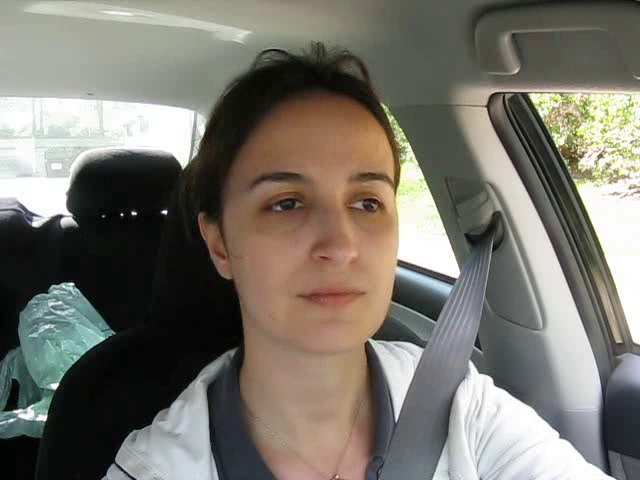
#> input picture DriverDrowsinessDetector/1318.jpg, 640 x 480 px, given in place of no_yawn_1.jpg, which was not available
$ python crop_func_2.py
#> lines starting #> are read from the running program, lines starting #| are printed output that depends on the picture; long printed decimals are rounded; pictures that were not available may be replaced by others from this repository, and a replacement may not be noted
import cv2
import argparse
import os
from PIL import Image
import matplotlib.pyplot as plt
from matplotlib import pyplot
import numpy as np

# vidcap = cv2.VideoCapture('raw_data/1-FemaleNoGlasses.avi')


# Function to convert RGB Image to GrayScale
def convertImageToGray(path):
    image = cv2.imread(path)
    gray = cv2.cvtColor(image, cv2.COLOR_BGR2GRAY)
    return cv2.imwrite(path, image)

def face_coordinates(path):

    ds_factor = 0.5
    face = cv2.CascadeClassifier(cv2.data.haarcascades + 'haarcascade_frontalface_alt.xml')
    mouth_cascade = cv2.CascadeClassifier(cv2.data.haarcascades + 'haarcascade_smile.xml')

    if face.empty():
        raise IOError('Unable to load the face cascade classifier xml file')
    image = cv2.imread(path)
    gray = cv2.cvtColor(image, cv2.COLOR_BGR2GRAY)
    face_rects = face.detectMultiScale3(gray, minSize=(90,45), minNeighbors=14, outputRejectLevels=True)
    print(face_rects, '  this is face recs')
    return face_rects[0][0]

def mouth_coordinates(path):

    ds_factor = 0.5

    mouth_cascade = cv2.CascadeClassifier(cv2.data.haarcascades + 'haarcascade_smile.xml')

    if mouth_cascade.empty():
        raise IOError('Unable to load the mouth cascade classifier xml file')
    image = cv2.imread(path)
    gray = cv2.cvtColor(image, cv2.COLOR_BGR2GRAY)
    mouth_rects = mouth_cascade.detectMultiScale3(gray, minSize=(90,45), minNeighbors=14, outputRejectLevels=True)

    return mouth_rects[0][0]

def crop_face(path, output):
    img = cv2.imread(path)
#> img is the input picture: shape (480, 640, 3); mean B, G, R 108.1, 116.9, 120.8
    print(face_coordinates(path))
#> in face_coordinates, `gray = cv2.cvtColor(image, cv2.COLOR_BGR2GRAY)`:
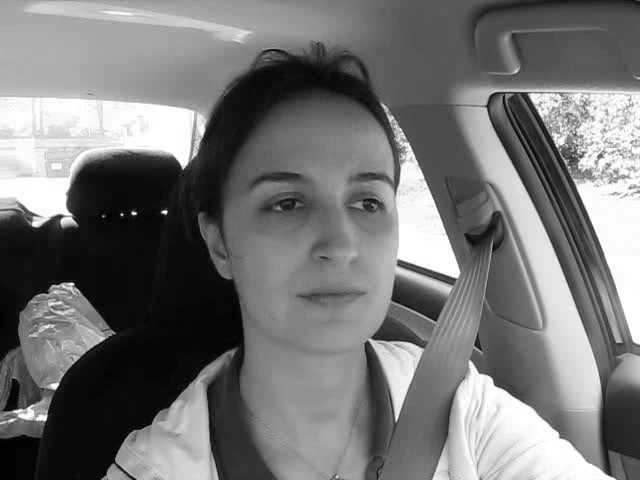
#> gray: shape (480, 640); min 0, max 255, mean 117.1
#> in face_coordinates, `face_rects = face.detectMultiScale3(gray, minSize=(90,45), minNeighbor..`: face_rects = ([[215, 117, 230, 230]], [22], [107.9])
#| (array([[215, 117, 230, 230]], dtype=int32), array([22], dtype=int32), array([107.915]))   this is face recs
#| (array([[215, 117, 230, 230]], dtype=int32), array([22], dtype=int32), array([107.915]))   this is face recs
    x,y,w,h = face_coordinates(path)
#> x = 215; y = 117; w = 230; h = 230
    crop_img = img[y:y+h, x:x+w]
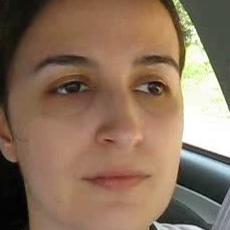
#> crop_img: shape (230, 230, 3); mean B, G, R 92.7, 113.4, 138.6
    cv2.imwrite(output, crop_img)

def crop_mouth(path, output):
    img = cv2.imread(path)
#> img: shape (230, 230, 3)
    x,y,w,h = mouth_coordinates(path)
#> in mouth_coordinates, `gray = cv2.cvtColor(image, cv2.COLOR_BGR2GRAY)`:
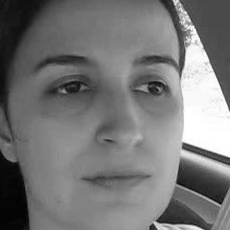
#> gray: shape (230, 230); min 1, max 255, mean 118.6
#> in mouth_coordinates, `mouth_rects = mouth_cascade.detectMultiScale3(gray, minSize=(90,45), m..`: mouth_rects = ([[18, 110, 108, 54], [64, 155, 107, 53]], [20, 20], [1.39, 1.59])
#> x = 18; y = 110; w = 108; h = 54
    crop_img = img[y:y+h, x:x+w]
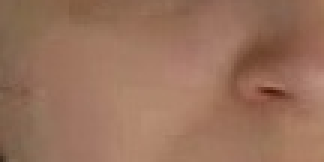
#> crop_img: shape (54, 108, 3) (shown 3 times larger); mean B, G, R 91.6, 113.1, 152.8
    cv2.imwrite(output, crop_img)


def getFrame(sec):
    vidcap.set(cv2.CAP_PROP_POS_MSEC,sec*1000)
    hasFrames,image = vidcap.read()
    if hasFrames:
        return cv2.imwrite("raw_data/cropped_gray/image"+str(count)+".jpg", image)     # save frame as JPG file
    return hasFrames
# [9 lines of commented-out code are left out]
var = "/Users/kimfriedel/code/Pr4t3/DriverDrowsinessDetector/raw_data/cropped_gray/image1.jpg"


path_departure = '/home/prateeksha/code/Pr4t3/DriverDrowsinessDetector/raw_data/image/no_yawn_1.jpg'
path_arrival = '/home/prateeksha/code/Pr4t3/DriverDrowsinessDetector/raw_data/cropped_face/no_yawn_1.jpg'
crop_face(path_departure, path_arrival)

path_final = '/home/prateeksha/code/Pr4t3/DriverDrowsinessDetector/raw_data/cropped_mouth/no_yawn_1.jpg'
crop_mouth(path_arrival, path_final)

# [11 lines of commented-out code are left out]
